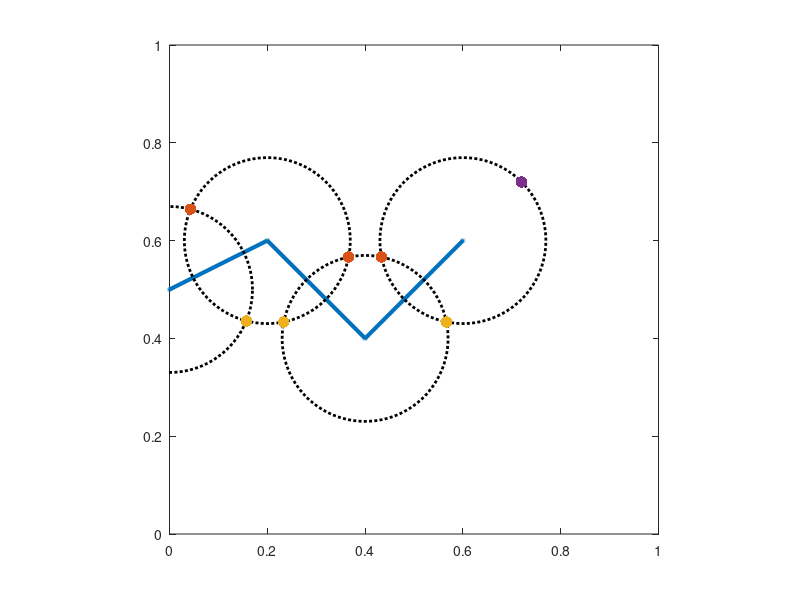

The MATLAB script that drew this image: (Note: this script raises an error after producing the figure.)
% EXAMPLE 9 (PAGE 15-17) OF Berge, Klemetsdal et.al.
% Manually adapting to line constraints
% Goal: Place 2D sites such that each cell of the 1D grid is a face in
% the 2D PEBI grid

% Define vertices of a 1D tessellation of a constraint curve
constraint_points = [0, 0.5; 0.2, 0.6; 0.4, 0.4; 0.6, 0.6];

% Plot constraints
plot(constraint_points(:,1), constraint_points(:,2),'-o', ...
    'LineWidth', 3, ...
    'MarkerSize', 1 ...
);
axis equal, axis([0 1 0 1])
hold on

% Calculate distance between vertices
distances = sqrt(sum(diff(constraint_points).^2, 2));

% Calculate circle radius
radius = 0.6 * max(distances);

% Plot circles
theta = linspace(0,2*pi)';
for j = 1:size(constraint_points, 1)
    X = bsxfun(@plus, constraint_points(j,:), radius*[cos(theta), sin(theta)]);
    plot(X(:,1), X(:,2),'k:', 'linewidth', 2)
end

%%% Calculate circle intersections
% Normal offset from line
offset = sqrt(radius^2 - (distances/2).^2);

% Tangent vector
tangent = bsxfun(@rdivide, diff(constraint_points), distances);

% Normal vector
normal = [-tangent(:, 2), tangent(:, 1)];

% Segment centers
centers = constraint_points(1: end-1, :) + bsxfun(@times, distances/2, tangent);

%%% Add sites at both intersections
% Sites left and right of the constraint
left_sites = centers + bsxfun(@times, offset, normal);
right_sites = centers - bsxfun(@times, offset, normal);

% Plot sites
plot(left_sites(:, 1), left_sites(:, 2), '.', 'markersize', 25);
plot(right_sites(:, 1), right_sites(:, 2), '.', 'markersize', 25);

% The tip only has two sites -> not enough for the point to be a face.
% We therefore add a tip site anywhere on the circle of the end vertix, as
% long as it is not within any other circles
tip_sites = constraint_points(end, :) + radius / sqrt(2);

% Plot tip site
plot(tip_sites(1), tip_sites(2), '.','markersize', 25)

% To fill in the rest of the grid with sites, we first distribute
% background sites, then remove any sites within a circle
[X, Y] = meshgrid(0:.1:1, 0:.1:1);      % start:step:stop
background_sites = removeConflictPoints([X(:), Y(:)], constraint_points, radius);

% Plot background sites
plot(background_sites(:, 1), background_sites(:, 2), '.', 'markersize', 6);

% We can now collect the sites in one vector and create the grid
boundary = [0 0; 0 1; 1 1; 1 0];
G = clippedPebi2D([left_sites; right_sites; tip_sites; background_sites], boundary);

plotGrid(G, 'facecolor', 'none');